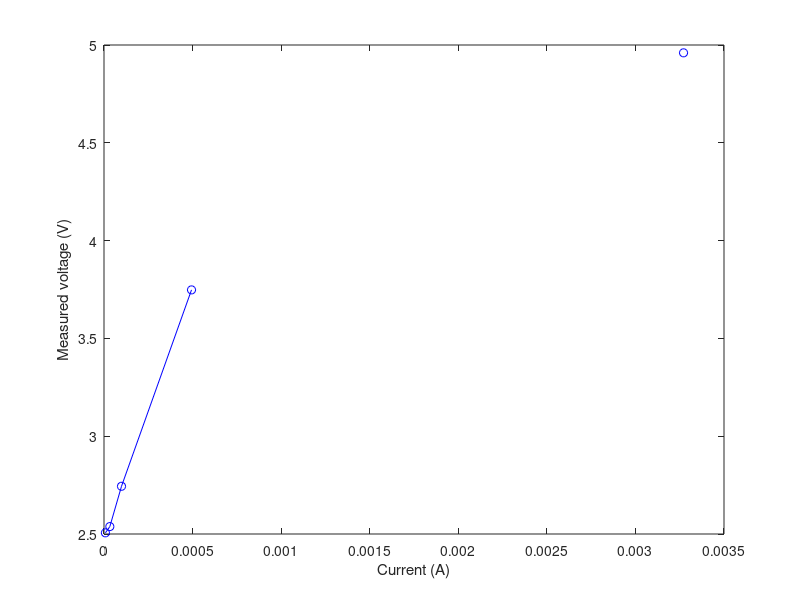

MATLAB code to generate this figure:
Resistances = [4e3 20e3 60e3 249e3];
Currents = 1.976 ./ Resistances;
Measurements = [3.748 2.744 2.538 2.506];

clf
plot(Currents, Measurements, 'o-b');
xlabel('Current (A)')
ylabel('Measured voltage (V)')
hold on
pause
plot(1.976/604, 4.96, 'ob');
